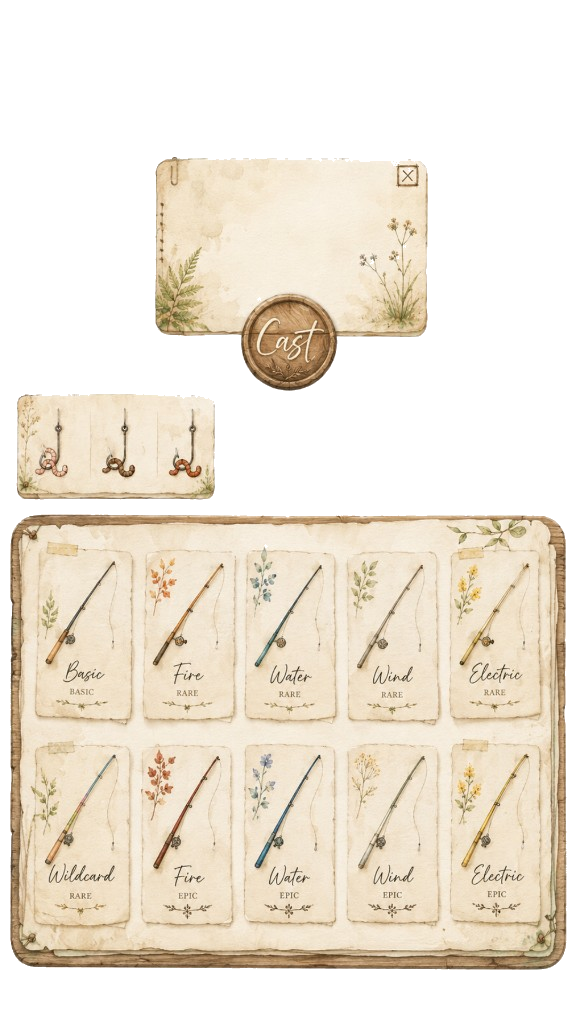
#> input picture assets/Fishing/fishing_cast_overlay.png, 576 x 1024 px
$ python -i prepare_fishing_cast_overlay.py   (imports and definitions only)
#> lines starting #> are read from the running program, lines starting #| are printed output that depends on the picture
#> in prepare_lock, image is the input picture: PIL image 576x1024 RGBA; mean R, G, B, A 238.8, 229.9, 215.9, 140.1
#!/usr/bin/env python3
"""Prepare fishing cast overlay and lock assets with transparency."""

from __future__ import annotations

import argparse
from pathlib import Path

from PIL import Image

ROOT = Path(__file__).resolve().parents[1]
FISHING_DIR = ROOT / "assets" / "Fishing"
CURSOR_ASSETS = Path.home() / ".cursor/projects/Users-hjcfung-Documents-into-the-pond-v3/assets"

CAST_SOURCE = CURSOR_ASSETS / "new-fishingmodallayout-2417e99b-686d-46fb-b191-226d0d48c3c9.png"
LOCK_SOURCE = CURSOR_ASSETS / (
    "Hand-drawn_in_a_charcoal_or_ink-wash_style._Slightly_irregular_lifework."
    "-15-387f0a31-39d1-4d2b-9b88-75e2cb4c2ca0.png"
)

CAST_OUT = FISHING_DIR / "fishing_cast_overlay.png"
LOCK_OUT = FISHING_DIR / "fishing_lock.png"


# [5 lines left out: function is_checkerboard_pixel, not called in this run]


def is_white_matte_pixel(r: int, g: int, b: int) -> bool:
    avg = (r + g + b) / 3
    spread = max(r, g, b) - min(r, g, b)
    # Pure export background.
    if r > 248 and g > 248 and b > 248:
        return True
    # Near-white matte left by soft cuts (avoid warm parchment interiors).
    return avg >= 243 and spread <= 28


# [41 lines left out: function defringe_edge_halos, not called in this run]


def key_matte(image: Image.Image, *, white_matte: bool = False) -> Image.Image:
#> called with white_matte = True
    rgba = image.convert("RGBA")
    pixels = rgba.load()
    width, height = rgba.size
#> width = 576; height = 1024

    for y in range(height):
        for x in range(width):
            r, g, b, a = pixels[x, y]
            if a == 0:
                continue
            keyed = is_white_matte_pixel(r, g, b) if white_matte else is_checkerboard_pixel(r, g, b)
            if keyed:
                pixels[x, y] = (r, g, b, 0)

    return rgba


def trim_to_content(image: Image.Image, *, padding: int = 4) -> Image.Image:
#> called with padding = 6
    rgba = image.convert("RGBA")
    bbox = rgba.getbbox()
#> bbox = (10, 157, 567, 970)
    if bbox is None:
        return rgba

    left, top, right, bottom = bbox
#> left = 10; top = 157; right = 567; bottom = 970
    left = max(0, left - padding)
#> left = 4
    top = max(0, top - padding)
#> top = 151
    right = min(rgba.width, right + padding)
#> right = 573
    bottom = min(rgba.height, bottom + padding)
#> bottom = 976
    return rgba.crop((left, top, right, bottom))
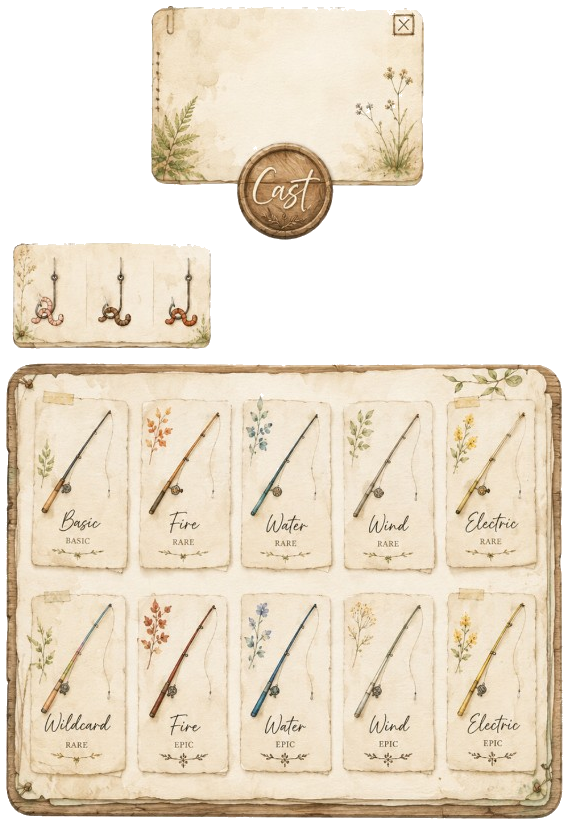
#> returned value: PIL image 569x825 RGBA; mean R, G, B, A 234.7, 223.4, 205.9, 176; transparent parts drawn white


# [7 lines left out: function prepare_cast_overlay, not called in this run]


def prepare_lock(source: Path, output: Path) -> None:
    image = Image.open(source)
    keyed = key_matte(image, white_matte=True)
    trimmed = trim_to_content(keyed, padding=6)
#> (the run stopped early here; a loop or call above may not have finished)
